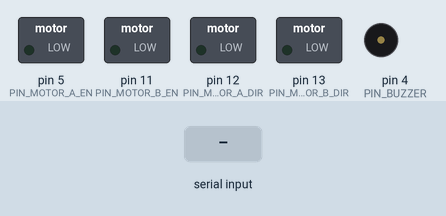
This sketch was run on a simulated Arduino Uno, built with avr-gcc and run on an emulated ATmega328P. On the bench: switched loads named in the sketch (green lamp = pin HIGH), buzzer (waves = sounding, pin HIGH). The test bench sets the inputs (shaded band).

Above: at 1.3 s.
1.4 s: byte 119 (RMT_KEY_MOTORS_FORWARD) received over Serial
At 2.0 s:
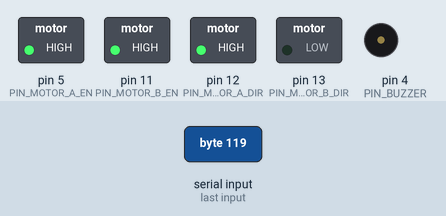
2.9 s: byte 115 (RMT_KEY_MOTORS_BACK) received over Serial
At 4.1 s:
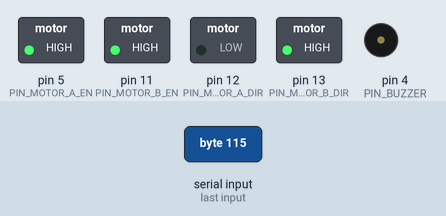
4.4 s: byte 100 (RMT_KEY_MOTORS_RIGHT) received over Serial
At 5.5 s:
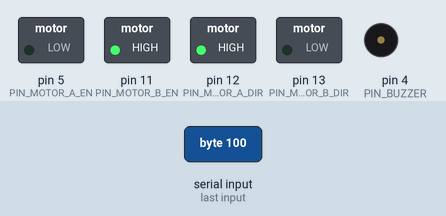
5.9 s: byte 97 (RMT_KEY_MOTORS_LEFT) received over Serial
At 6.6 s:
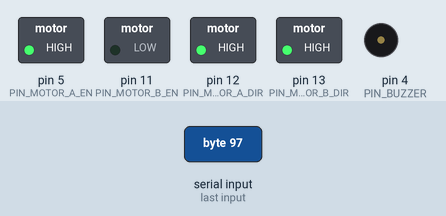
7.4 s: byte 94 (RMT_KEY_SPEED_UP) received over Serial
At 8.3 s:
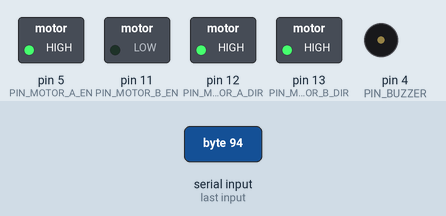
9.1 s: "0" received over Serial
At 10.3 s:
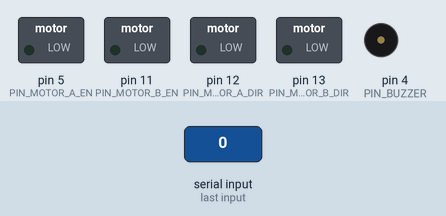
Timing chart, 0 to 11.6 s (numbered marks = the images above; inputs shaded):
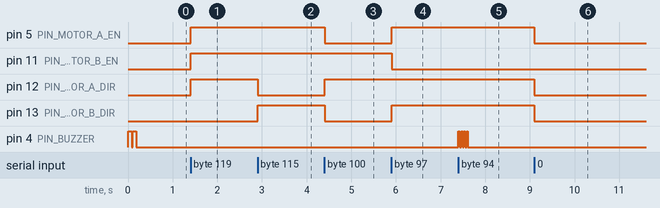

Measured:
- after the input at 1.4 s, pin 5 (PIN_MOTOR_A_EN), pin 11 (PIN_MOTOR_B_EN), pin 12 (PIN_MOTOR_A_DIR): LOW → HIGH at once
- after the input at 2.9 s, pin 12 (PIN_MOTOR_A_DIR): HIGH → LOW at once; pin 13 (PIN_MOTOR_B_DIR): LOW → HIGH at once
- after the input at 4.4 s, pin 5 (PIN_MOTOR_A_EN), pin 13 (PIN_MOTOR_B_DIR): HIGH → LOW at once; pin 12 (PIN_MOTOR_A_DIR): LOW → HIGH at once
- after the input at 5.9 s, pin 5 (PIN_MOTOR_A_EN), pin 13 (PIN_MOTOR_B_DIR): LOW → HIGH at once; pin 11 (PIN_MOTOR_B_EN): HIGH → LOW at once
- after the input at 7.4 s, pin 4 (PIN_BUZZER): alternates HIGH for 0.03 s and LOW for 0.03 s, 8 changes in all, then stays LOW, starting at once
- after the input at 9.1 s, pin 5 (PIN_MOTOR_A_EN), pin 12 (PIN_MOTOR_A_DIR), pin 13 (PIN_MOTOR_B_DIR): HIGH → LOW at once

The sketch:

bluetooth_rover.ino
```cpp
/*
================================================================================
SMARS robot firmware
(Screwless/Screwed Modular Assemblable Robotic System)
url: https://www.thingiverse.com/thing:2662828

Remote control: Arduino Remote LITE
url: https://play.google.com/store/apps/details?id=it.hieund.arduino_remote_lite

(c) 2019 - Lubos Jerabek <robotika@lubosjerabek.cz>
================================================================================
*/


int speed = 255;
int inDat;
```

x01_motors.ino
```cpp
void motorsBridge(int mAen, int mAdir, int mBen, int mBdir) {
	analogWrite(PIN_MOTOR_A_EN, mAen);
	digitalWrite(PIN_MOTOR_A_DIR, mAdir);
	analogWrite(PIN_MOTOR_B_EN, mBen);
	digitalWrite(PIN_MOTOR_B_DIR, mBdir);
}

void motorsStop() {
	motorsBridge(0, LOW, 0, LOW);
}

void motorsForward(int speedSet) {
	motorsBridge(speedSet, HIGH, speedSet, LOW);
}

void motorsBack(int speedSet) {
	motorsBridge(speedSet, LOW, speedSet, HIGH);
}

void motorsRight(int speedSet) {
	motorsBridge(0, HIGH, speedSet, LOW);
}

void motorsLeft(int speedSet) {
	motorsBridge(speedSet, HIGH, 0, HIGH);
}
```

x02_beeps.ino
```cpp
void beepSuccess() {
	digitalWrite(PIN_BUZZER, HIGH);
	delay(80);
	digitalWrite(PIN_BUZZER, LOW);
	delay(30);
	digitalWrite(PIN_BUZZER, HIGH);
	delay(80);
	digitalWrite(PIN_BUZZER, LOW);
}

void beepDanger() {
	digitalWrite(PIN_BUZZER, HIGH);
	delay(30);
	digitalWrite(PIN_BUZZER, LOW);
	delay(30);
	digitalWrite(PIN_BUZZER, HIGH);
	delay(30);
	digitalWrite(PIN_BUZZER, LOW);
	delay(30);
	digitalWrite(PIN_BUZZER, HIGH);
	delay(30);
	digitalWrite(PIN_BUZZER, LOW);
	delay(30);
	digitalWrite(PIN_BUZZER, HIGH);
	delay(30);
	digitalWrite(PIN_BUZZER, LOW);
}
```

x99_main.ino
```cpp
void setup() {
	pinMode(PIN_MOTOR_A_EN, OUTPUT);
	pinMode(PIN_MOTOR_A_DIR, OUTPUT);
	pinMode(PIN_MOTOR_B_EN, OUTPUT);
	pinMode(PIN_MOTOR_B_DIR, OUTPUT);
	pinMode(PIN_BUZZER, OUTPUT);

	Serial.begin(9600);
	beepSuccess();
}

void loop() {
	if (Serial.available()) {
		inDat = Serial.read();
		switch(inDat) {
			case RMT_KEY_MOTORS_STOP:
 				motorsStop();
				break;
			case RMT_KEY_MOTORS_FORWARD:
				motorsForward(speed);
				break;
			case RMT_KEY_MOTORS_BACK:
				motorsBack(speed);
				break;
			case RMT_KEY_MOTORS_RIGHT:
				motorsRight(speed);
				break;
			case RMT_KEY_MOTORS_LEFT:
				motorsLeft(speed);
				break;

			case RMT_KEY_SPEED_UP:
				speed = speed + 10;
				break;
			case RMT_KEY_SPEED_DOWN:
				speed = speed - 10;
				break;
		}
		if (speed<  0) {
		  speed=0;
      beepDanger();
		}
		if (speed>255) {
		  speed=255;
      beepDanger();
		}
	}
}
```

x00_config.ino
```cpp
// pins connections
#define PIN_MOTOR_A_EN 5
#define PIN_MOTOR_A_DIR 12
#define PIN_MOTOR_B_EN 11
#define PIN_MOTOR_B_DIR 13
#define PIN_SERVO 9
#define PIN_BUZZER 4
#define PIN_SONAR_TRIG 8
#define PIN_SONAR_ECHO 7

// remote application keys
// Arduino Remote LITE (default setting)
// left top button
#define RMT_KEY_UNKNOWN_6      '1'
#define RMT_KEY_UNKNOWN_7      '2'
// left cross button
#define RMT_KEY_MOTORS_STOP    '0'
#define RMT_KEY_MOTORS_FORWARD 'w'
#define RMT_KEY_MOTORS_BACK    's'
#define RMT_KEY_MOTORS_RIGHT   'd'
#define RMT_KEY_MOTORS_LEFT    'a'
// center button
#define RMT_KEY_UNKNOWN_1      '5'
#define RMT_KEY_UNKNOWN_2      'v'
#define RMT_KEY_UNKNOWN_3      'b'
// right top button
#define RMT_KEY_MODE_DOWN      '3'
#define RMT_KEY_MODE_UP        '4'
// right cross button
#define RMT_KEY_SPEED_UP       '^'
#define RMT_KEY_UNKNOWN_4      '['
#define RMT_KEY_UNKNOWN_5      'o'
#define RMT_KEY_SPEED_DOWN     'x'
```
